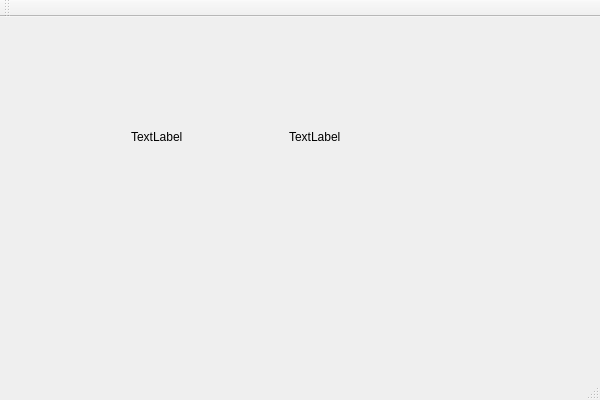
<?xml version="1.0" encoding="UTF-8"?>
<ui version="4.0">
 <class>W_TeamNameClass</class>
 <widget class="QMainWindow" name="W_TeamNameClass">
  <property name="geometry">
   <rect>
    <x>0</x>
    <y>0</y>
    <width>600</width>
    <height>400</height>
   </rect>
  </property>
  <property name="windowTitle">
   <string>W_TeamName</string>
  </property>
  <widget class="QWidget" name="centralWidget">
   <widget class="QWidget" name="horizontalLayoutWidget">
    <property name="geometry">
     <rect>
      <x>120</x>
      <y>80</y>
      <width>331</width>
      <height>80</height>
     </rect>
    </property>
    <layout class="QHBoxLayout" name="horizontalLayout">
     <item>
      <widget class="QLabel" name="label_2">
       <property name="text">
        <string>TextLabel</string>
       </property>
      </widget>
     </item>
     <item>
      <widget class="QLabel" name="label">
       <property name="text">
        <string>TextLabel</string>
       </property>
      </widget>
     </item>
    </layout>
   </widget>
  </widget>
  <widget class="QMenuBar" name="menuBar">
   <property name="geometry">
    <rect>
     <x>0</x>
     <y>0</y>
     <width>600</width>
     <height>22</height>
    </rect>
   </property>
  </widget>
  <widget class="QToolBar" name="mainToolBar">
   <attribute name="toolBarArea">
    <enum>TopToolBarArea</enum>
   </attribute>
   <attribute name="toolBarBreak">
    <bool>false</bool>
   </attribute>
  </widget>
  <widget class="QStatusBar" name="statusBar"/>
 </widget>
 <layoutdefault spacing="6" margin="11"/>
 <resources/>
 <connections/>
</ui>
